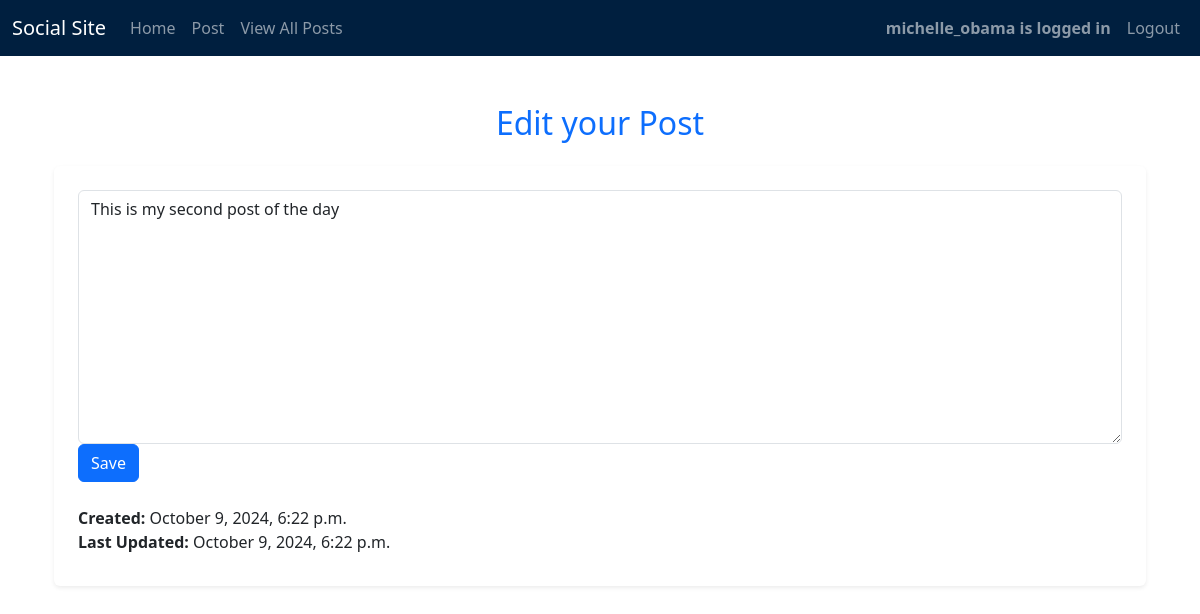
/edit_post/2/ (signed in), run on the app's committed database.
### social/models.py (models this page shows, shortened)
class Post(models.Model):
    author = models.ForeignKey(User, on_delete=models.CASCADE)
    title = models.CharField(max_length=255, null=True, blank=True)
    description = models.TextField()
    created = models.DateTimeField(auto_now_add=True)
    updated = models.DateTimeField(auto_now = True)

### social/views.py (the view, shortened to what this page needs)
# urls.py: path('edit_post/<int:post_id>/', create_post, name='edit_post'),  # New URL for editing posts
@login_required(login_url="/login")
@permission_required("social.add_post", login_url="/login", raise_exception=True)
def create_post(request, post_id=None):
    post = None
    if post_id:
        post = get_object_or_404(Post, id=post_id)
        if post.author != request.user and not request.user.groups.filter(name='mod').exists():
            return HttpResponseForbidden("You do not have permission to edit this post.")
    if request.method == "POST":
        form = PostForm(request.POST, instance=post)
        if form.is_valid():
            post = form.save(commit=False)
            post.author = request.user
            post.save()
            return redirect('post_list')  # Redirect to the post list after saving
    else:
        form = PostForm(instance=post)  # Pre-fill the form if editing
    return render(request, 'social/create_post.html', {'form': form, 'post': post})

### social/forms.py
class PostForm(forms.ModelForm):
    class Meta:
        model = Post
        fields = ["description"]
        labels = {
            'description': ''  # Setting to empty string to remove the label
        }
    def __init__(self, *args, **kwargs):
        super(PostForm, self).__init__(*args, **kwargs)
        self.fields['description'].widget.attrs.update({
            'class': 'form-control',
            'placeholder': "What's happening?"  # Adding placeholder
        })

### social/templates/social/create_post.html (shortened to what this page needs)
{% extends 'social/base.html' %}
{% load crispy_forms_tags %}
{% block content %}
<div class="container mt-4">
    <h2 class="text-center mt-5 mb-4 text-primary">
        {% if post %}
            Edit your Post
        {% else %}
            Make a Post
        {% endif %}
    </h2>
    <form method="POST" class="shadow-sm p-4 bg-white rounded">
        {% for field in form %}
            <div class="form-group">
                {{ field }}
            </div>
        {% endfor %}
        <button type="submit" class="btn btn-primary">
            {% if post %}
                Save
            {% else %}
                Post
            {% endif %}
        </button>
        {% if post %}
            <div class="mt-4">
                <div class="mb-2">
                    <strong>Created:</strong> {{ post.created|date:"F j, Y, g:i a" }}<br>
                    <strong>Last Updated:</strong> {{ post.updated|date:"F j, Y, g:i a" }}
                </div>
            </div>
        {% endif %}
    </form>
</div>
{% endblock %}

### social/templates/social/base.html (shortened to what this page needs)
<!DOCTYPE html>
<html lang="en">
<head>
    <link rel="stylesheet" href="">
    <link href="https://cdn.jsdelivr.net/npm/bootstrap@5.3.3/dist/css/bootstrap.min.css" rel="stylesheet">
</head>
<body>
    <nav class="navbar navbar-expand-lg navbar-dark bg-dark-blue">
        <div class="container-fluid">
            <a class="navbar-brand" href="{% url 'home' %}">Social Site</a>
            <div class="collapse navbar-collapse" id="navbarNav">
                <ul class="navbar-nav me-auto">
                    <li class="nav-item">
                        <a class="nav-link" href="{% url 'home' %}">Home</a>
                    </li>
                    <li class="nav-item">
                        <a class="nav-link" href="{% url 'create_post' %}">Post</a>
                    </li>
                    {% if user.is_authenticated %}
                        {% if user.is_staff %}
                            <li class="nav-item">
                                <a class="nav-link" href="{% url 'post_list' %}">Manage Posts</a>
                            </li>
                        {% else %}
                            <li class="nav-item">
                                <a class="nav-link" href="{% url 'post_list' %}">View All Posts</a>
                            </li>
                        {% endif %}
                    {% endif %}
                </ul>
                <ul class="navbar-nav align-items-center">
                    {% if user.is_authenticated %}
                        <li class="nav-item">
                            <strong class="navbar-text me-2">{{ user.username }} is logged in</strong>
                        </li>
                        <li class="nav-item">
                            <a class="nav-link" href="{% url 'logout' %}">Logout</a>
                        </li>
                    {% endif %}
                </ul>
            </div>
        </div>
    </nav>
    <div class="container">
        {% block content %}
        {% endblock %}
    </div>
</body>
</html>

### social/templates/social/base.html (style rules this page uses)
.bg-dark-blue { background-color: #001f3f; }

### data on the page
Post: form "This is my second post of the day", created "October 9, 2024, 6:22 p.m.", updated "October 9, 2024, 6:22 p.m."

### other printed values
{{ user.username }} "michelle_obama"
